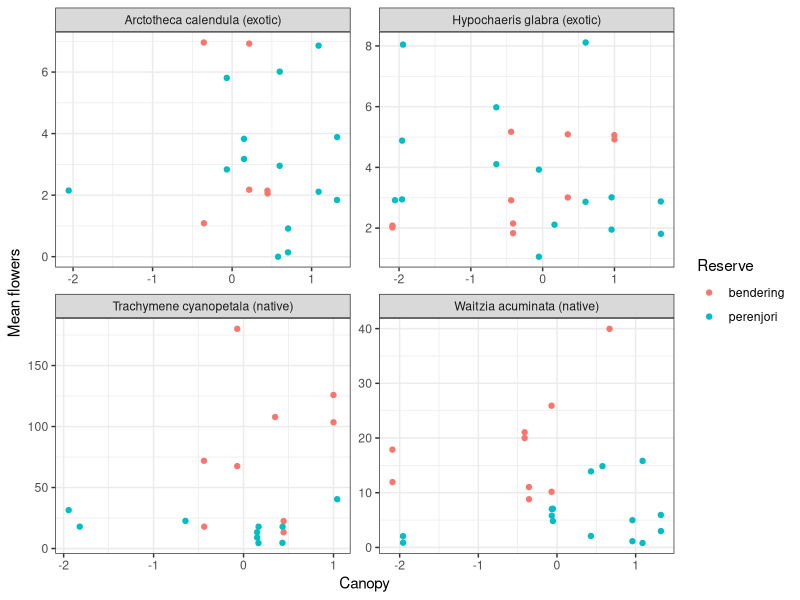

The R script that drew this image:
library(tidyverse)

read_csv("water_full_env.csv", col_types = cols()) %>%
  select(-`...1`) %>%
  rename_with(function(colname) str_remove(colname, ".x")) %>%
  rename(Phosphorus = Colwell.P) %>%
  mutate(Invasive = if_else(Focal.sp %in% c("A", "H"), "exotic", "native")) %>%
  mutate(Focal.sp = recode(Focal.sp,
                           "A" = "Arctotheca calendula", "T" = "Trachymene cyanopetala",
                           "W" = "Waitzia acuminata", "H" = "Hypochaeris glabra")) %>%
  mutate(Focal.sp = str_c(Focal.sp, if_else(Focal.sp %in% c("Arctotheca calendula",
                                                            "Hypochaeris glabra"),
                                            " (exotic)", " (native)"))) %>%
  filter(Trt.comp == "S") %>%
  group_by(Reserve, Plot.ID, Quadrant, Focal.sp, Canopy, Invasive) %>%
  summarise(`Mean flowers` = mean(Number.flowers.total), .groups = "drop") %>%
  drop_na() %>%
  mutate(Canopy = scale(Canopy)) %>%
  ggplot(aes(x = Canopy, y = `Mean flowers`, colour = Reserve)) +
  geom_point(position = "jitter") +
  facet_wrap(~ Focal.sp, scale = "free") +
  theme_bw()
